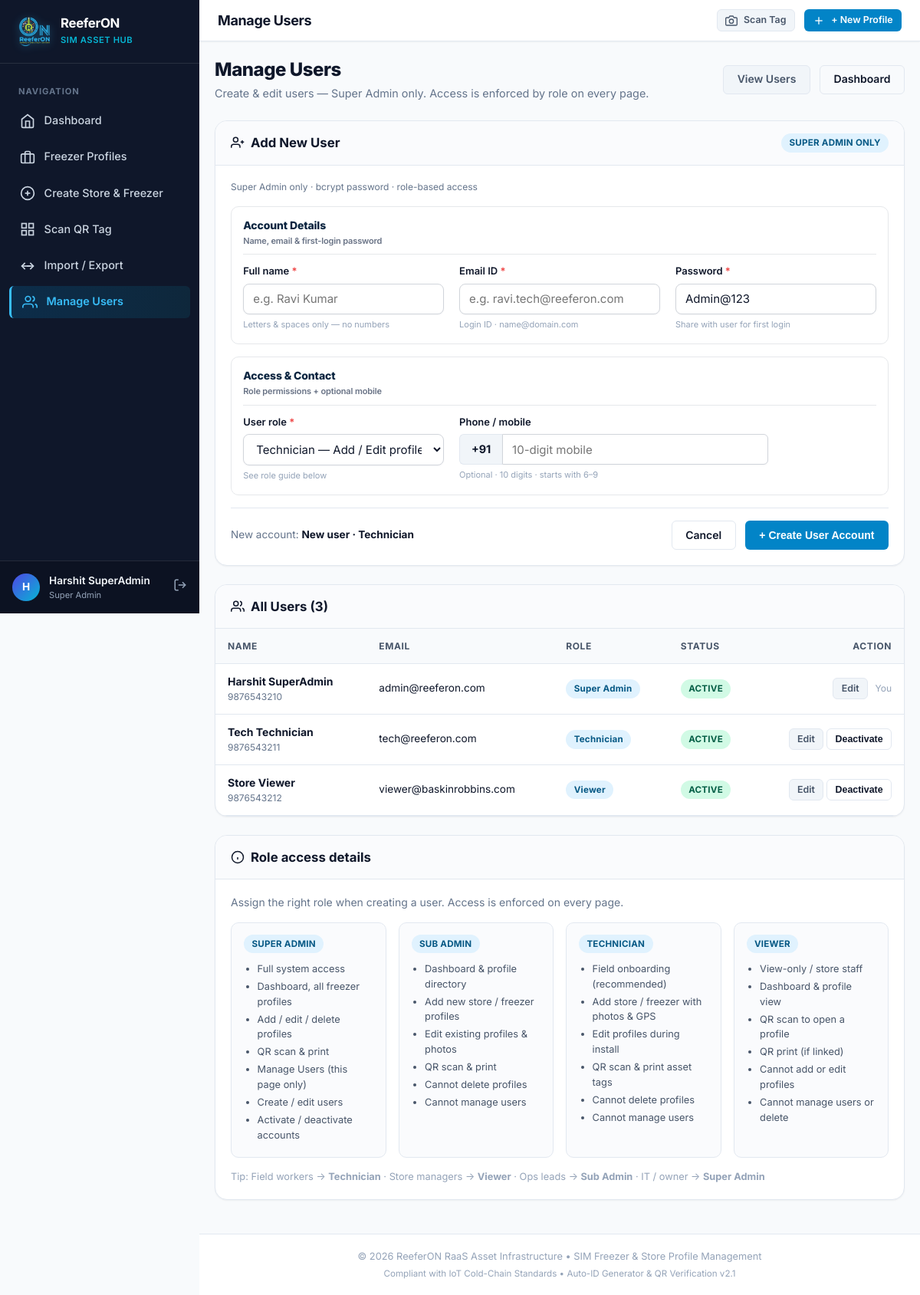
/users.php (signed in), run on the app's committed database.
### tables this page shows
CREATE TABLE IF NOT EXISTS `users` (
    `id` INT AUTO_INCREMENT PRIMARY KEY,
    `name` VARCHAR(100) NOT NULL,
    `email` VARCHAR(150) NOT NULL UNIQUE,
    `password` VARCHAR(255) NOT NULL,
    `role` ENUM('super_admin', 'sub_admin', 'technician', 'viewer') NOT NULL DEFAULT 'technician',
    `phone` VARCHAR(30) NULL,
    `status` ENUM('active', 'inactive') NOT NULL DEFAULT 'active',
    `last_login` DATETIME NULL,
    `created_at` DATETIME DEFAULT CURRENT_TIMESTAMP,
    `updated_at` DATETIME DEFAULT CURRENT_TIMESTAMP ON UPDATE CURRENT_TIMESTAMP,
    INDEX `idx_users_role` (`role`),
    INDEX `idx_users_status` (`status`)
);

### users.php (the view, shortened to what the rows shown need)
<?php
$users = User::all();
require_once __DIR__ . '/includes/header.php';
?>
<div class="users-page">
    <div style="display: flex; justify-content: space-between; align-items: center; margin-bottom: 1.5rem; flex-wrap: wrap; gap: 1rem;">
        <div>
            <h2 style="font-size: 1.5rem; font-weight: 800; color: #0f172a; letter-spacing: -0.02em;">
                Manage Users
            </h2>
        </div>
    </div>
</div>
<div class="card" id="users-directory" style="margin-top: 1.5rem;">
    <div class="table-responsive">
        <table class="data-table">
            <thead>
                <tr>
                    <th>Name</th>
                    <th class="hide-mobile">Email</th>
                    <th>Role</th>
                    <th>Status</th>
                    <th style="text-align:right;">Action</th>
                </tr>
            </thead>
            <tbody>
                <?php if (empty($users)): ?>
                    <tr><td colspan="5" style="text-align:center; color:#64748b; padding:1.5rem;">No users found.</td></tr>
                <?php else: ?>
                    <?php foreach ($users as $u): ?>
                        <tr>
                            <td>
                                <strong style="color:#0f172a;"><?= htmlspecialchars($u['name']) ?></strong>
                                <?php if (!empty($u['phone'])): ?>
                                    <div style="font-size:0.75rem;color:#64748b;"><?= htmlspecialchars($u['phone']) ?></div>
                                <?php endif; ?>
                            </td>
                            <td class="hide-mobile" style="font-size:0.85rem;"><?= htmlspecialchars($u['email']) ?></td>
                            <td>
                                <span class="badge badge-primary" style="text-transform: capitalize;">
                                    <?= htmlspecialchars(str_replace('_', ' ', $u['role'])) ?>
                                </span>
                            </td>
                            <td>
                                <?php if ($u['status'] === 'active'): ?>
                                    <span class="badge badge-success">Active</span>
                                <?php else: ?>
                                    <span class="badge badge-danger">Inactive</span>
                                <?php endif; ?>
                            </td>
                            <td style="text-align:right; white-space:nowrap;">
                                <a href="users.php?edit=<?= (int)$u['id'] ?>#user-form-card" class="btn btn-sm btn-secondary" title="Edit user (Super Admin)">Edit</a>
                                <?php if ((int)$u['id'] !== (int)$currentUser['id']): ?>
                                    <form method="POST" style="display:inline;">
                                        <button type="submit" class="btn btn-sm btn-outline">
                                            <?= $u['status'] === 'active' ? 'Deactivate' : 'Activate' ?>
                                        </button>
                                    </form>
                                <?php else: ?>
                                    <span style="font-size:0.75rem;color:#94a3b8; margin-left:0.35rem;">You</span>
                                <?php endif; ?>
                            </td>
                        </tr>
                    <?php endforeach; ?>
                <?php endif; ?>
            </tbody>
        </table>
    </div>
</div>
<?php require_once __DIR__ . '/includes/footer.php'; ?>

### includes/header.php (shortened to what the rows shown need)
<?php
$currentUser = AuthService::currentUser();
?>
<!DOCTYPE html>
<html lang="en">
<head>
    <link rel="stylesheet" href="https://unpkg.com/leaflet@1.9.4/dist/leaflet.css"/>
    <link rel="stylesheet" href="assets/css/app.css">
</head>
<body>
<div class="app-layout">
    <aside class="sidebar">
        <div class="sidebar-brand">
            <div class="brand-text">
                <h1>ReeferON</h1>
            </div>
        </div>
        <div class="sidebar-footer">
            <?php if ($currentUser): ?>
                <div class="user-badge">
                    <div class="user-avatar"><?= strtoupper(substr($currentUser['name'] ?? 'U', 0, 1)) ?></div>
                    <div class="user-info">
                        <div class="user-name"><?= htmlspecialchars($currentUser['name']) ?></div>
                        <div class="user-role"><?= htmlspecialchars(str_replace('_', ' ', $currentUser['role'])) ?></div>
                    </div>
                    <a href="logout.php" title="Sign Out" style="color: #94a3b8; margin-left: auto;">
                        <svg width="18" height="18" viewBox="0 0 24 24" fill="none" stroke="currentColor" stroke-width="2">
                            <path d="M9 21H5a2 2 0 0 1-2-2V5a2 2 0 0 1 2-2h4"/>
                            <polyline points="16 17 21 12 16 7"/>
                            <line x1="21" y1="12" x2="9" y2="12"/>
                        </svg>
                    </a>
                </div>
            <?php else: ?>
                <a href="login.php" class="btn btn-sm btn-primary" style="width: 100%;">Sign In</a>
            <?php endif; ?>
        </div>
    </aside>
    <div class="main-content">
        <main class="container">

### data on the page
users: name "H", name "Harshit SuperAdmin", role "Super Admin", phone "9876543210", email "admin@reeferon.com", status "ACTIVE", shows "You"
users: name "Tech Technician", phone "9876543211", email "tech@reeferon.com", role "Technician", status "ACTIVE"
users: name "Store Viewer", phone "9876543212", email "viewer@baskinrobbins.com", role "Viewer", status "ACTIVE"

### other printed values
$pageTitle "Manage Users"
count($users) "3"
